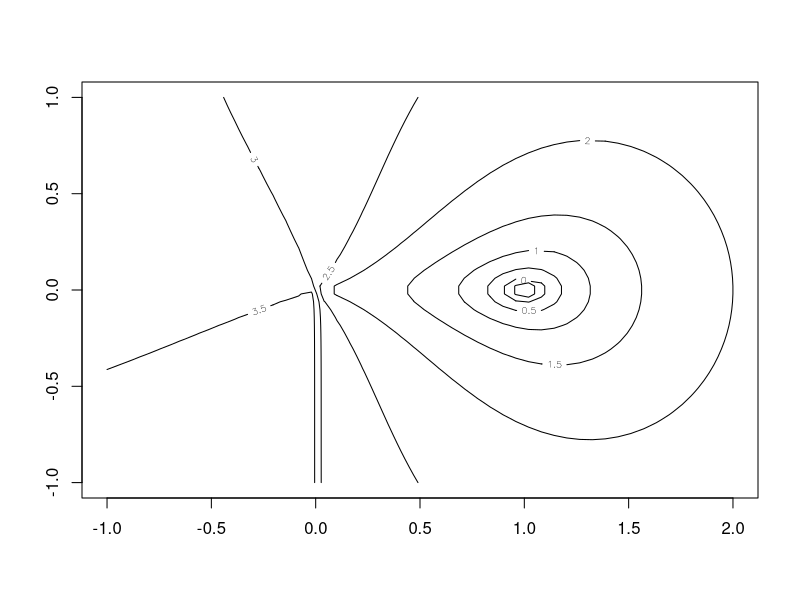

Write R code to recreate this figure. (Note: this script raises an error after producing the figure.)
#### -*- R -*-

## Helical Valley Function
## Page 362 Dennis + Schnabel

theta <- function(x1,x2) {
    if(x1 > 0)
	return((0.5/pi)*atan(x2/x1))
    else
	return((0.5/pi)*atan(x2/x1)+0.5)
}

f <- function(x) {
    f1 <- 10*(x[3] - 10*theta(x[1],x[2]))
    f2 <- 10*(sqrt(x[1]^2+x[2]^2)-1)
    f3 <- x[3]
    return(f1^2+f2^2+f3^2)
}

## explore surface
x <- seq(-1, 2, len=50)
y <- seq(-1, 1, len=50)
z <- apply(as.matrix(expand.grid(x, y)), 1, function(x) f(c(x, 0)))
contour(x, y, matrix(log10(z), 50, 50))

nlm(f, c(-1,0,0), hessian=TRUE, print=0)


## the Rosenbrock banana valley function

f <- function(x)
{
    x1 <- x[1]; x2 <- x[2]
    100*(x2 - x1*x1)^2 + (1-x1)^2
}

## explore surface
x <- seq(-2, 2, len=100)
y <- seq(-1, 1, len=100)
fx <- function(x)
{
    x1 <- x[,1]; x2 <- x[,2]
    100*(x2 - x1*x1)^2 + (1-x1)^2
}
z <- fx(expand.grid(x, y))
contour(x, y, matrix(log10(z), length(x)))

nlm(f, c(-1.2,1), hessian=TRUE)


fg <- function(x)
{
    gr <- function(x1, x2) {
        c(-400*x1*(x2 - x1*x1)-2*(1-x1), 200*(x2 - x1*x1))
    }
    x1 <- x[1]; x2 <- x[2]
    res<- 100*(x2 - x1*x1)^2 + (1-x1)^2
    attr(res, "gradient") <- gr(x1, x2)
    return(res)
}

nlm(fg, c(-1.2,1), hessian=TRUE)

## or use deriv to find the derivatives

fd <- deriv(~ 100*(x2 - x1*x1)^2 + (1-x1)^2, c("x1", "x2"))
fdd <- function(x1, x2) {}
body(fdd) <- fd
nlm(function(x) fdd(x[1], x[2]), c(-1.2,1), hessian=TRUE)


fgh <- function(x)
{
    gr <- function(x1, x2) {
        c(-400*x1*(x2 - x1*x1) - 2*(1-x1), 200*(x2 - x1*x1))
    }
    h <- function(x1, x2) {
        a11 <- 2 - 400*(x2 - x1*x1) + 800*x1*x1
        a21 <- -400*x1
        matrix(c(a11,a21,a21,200),2,2)
    }
    x1 <- x[1]; x2 <- x[2]
    res<- 100*(x2 - x1*x1)^2 + (1-x1)^2
    attr(res, "gradient") <- gr(x1, x2)
    attr(res, "hessian") <- h(x1, x2)
    return(res)
}
nlm(fgh, c(-1.2,1), hessian=TRUE)
